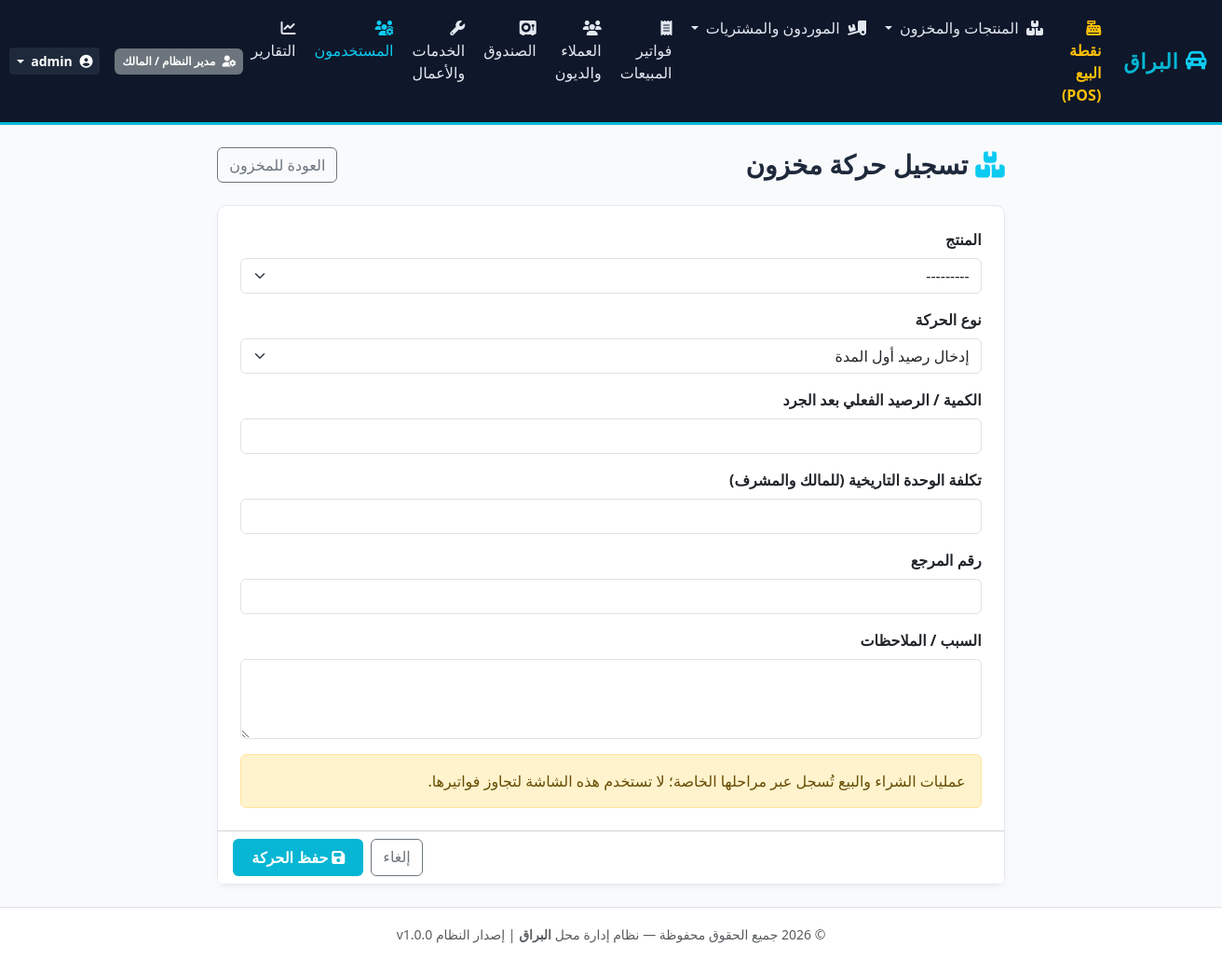
Screenshot of /inventory/movements/new/ (signed in) with the database file from the repository.
### apps/accounts/models.py (models this page shows, shortened)
class User(AbstractUser):
    role = models.CharField(
        max_length=30,
        choices=UserRole.choices,
        default=UserRole.CASHIER,
        verbose_name=_('الدور / الصلاحية')
    )
    phone = models.CharField(
        max_length=20,
        blank=True,
        null=True,
        verbose_name=_('رقم الهاتف')
    )
    created_at = models.DateTimeField(auto_now_add=True, verbose_name=_('تاريخ الإنشاء'))
    updated_at = models.DateTimeField(auto_now=True, verbose_name=_('تاريخ التحديث'))
    class Meta:
        verbose_name = _('مستخدم')
        verbose_name_plural = _('المستخدمون')
        ordering = ['-id']

### apps/inventory/views.py (the view)
# urls.py: path('movements/new/', views.inventory_movement_create_view, name='inventory_movement_create'),
@login_required
@role_required(UserRole.OWNER, UserRole.SHIFT_SUPERVISOR, UserRole.INVENTORY_CLERK)
def inventory_movement_create_view(request, product_id=None):
	can_edit_cost = request.user.is_superuser or request.user.role in [
		UserRole.OWNER,
		UserRole.SHIFT_SUPERVISOR,
	]
	initial = {}
	if product_id is not None:
		initial['product'] = get_object_or_404(Product, pk=product_id, is_active=True)
	if request.method == 'POST':
		form = InventoryMovementForm(request.POST, can_edit_cost=can_edit_cost)
		if form.is_valid():
			movement_type = form.cleaned_data['movement_type']
			product = form.cleaned_data['product']
			quantity = form.cleaned_data['quantity']
			notes = form.cleaned_data['notes']
			reference = form.cleaned_data['reference']
			unit_cost = form.cleaned_data.get('unit_cost') or 0
			if movement_type == MovementType.INITIAL and not can_edit_cost:
				form.add_error(None, 'إدخال الرصيد الافتتاحي يتطلب صلاحية المالك أو مشرف الوردية.')
			else:
				try:
					if movement_type == MovementType.ADJUSTMENT:
						movement = adjust_stock_to_count(
							product_id=product.pk,
							counted_quantity=quantity,
							actor=request.user,
							notes=notes,
							reference=reference,
							ip_address=request.META.get('REMOTE_ADDR'),
						)
					else:
						delta = -quantity if movement_type == MovementType.DAMAGE else quantity
						movement = record_movement(
							product_id=product.pk,
							movement_type=movement_type,
							quantity_delta=delta,
							actor=request.user,
							unit_cost=unit_cost,
							reference=reference,
							notes=notes,
							ip_address=request.META.get('REMOTE_ADDR'),
						)
				except ValidationError as error:
					form.add_error(None, error)
				else:
					messages.success(request, 'تم تسجيل حركة المخزون بنجاح.')
					return redirect('inventory_product_history', product_id=movement.product_id)
	else:
		form = InventoryMovementForm(initial=initial, can_edit_cost=can_edit_cost)
	return render(request, 'inventory/movement_form.html', {
		'form': form,
		'title': 'تسجيل حركة مخزون — البراق',
	})

### apps/accounts/permissions.py (called while the page is built)
def role_required(*allowed_roles):
    def decorator(view_func):
        @wraps(view_func)
        def _wrapped_view(request, *args, **kwargs):
            if not request.user.is_authenticated:
                from django.contrib.auth.views import redirect_to_login
                return redirect_to_login(request.get_full_path())
            if request.user.is_superuser or request.user.role == UserRole.OWNER or request.user.role in allowed_roles:
                return view_func(request, *args, **kwargs)
            raise PermissionDenied("عذرًا! ليس لديك الصلاحية الكافية للوصول إلى هذه الشاشة أو تنفيذ هذه العملية.")
        return _wrapped_view
    return decorator

### apps/core/context_processors.py (called while the page is built)
def shop_settings(request):
    return {
        'SHOP_NAME': getattr(settings, 'SHOP_NAME', 'البراق'),
        'SHOP_TAGLINE': getattr(settings, 'SHOP_TAGLINE', 'إكسسوارات، زينة، وخدمات السيارات الفنية والملصقات'),
        'SHOP_PHONE': getattr(settings, 'SHOP_PHONE', '0500000000'),
    }

### templates/inventory/movement_form.html (shortened to what this page needs)
{% extends 'layouts/base.html' %}
{% block content %}
<div class="row justify-content-center">
    <div class="col-lg-8">
        <div class="d-flex justify-content-between align-items-center mb-4">
            <h3 class="fw-bold mb-0"><i class="fa-solid fa-boxes-stacked text-info me-2"></i>تسجيل حركة مخزون</h3>
            <a href="{% url 'inventory_stock_list' %}" class="btn btn-outline-secondary">العودة للمخزون</a>
        </div>
        <form method="post" class="card card-alburaq">
            <div class="card-body p-4">
                {% for field in form %}
                    <div class="mb-3">
                        <label for="{{ field.id_for_label }}" class="form-label fw-bold">{{ field.label }}</label>
                        {{ field }}
                    </div>
                {% endfor %}
                <div class="alert alert-warning mb-0">عمليات الشراء والبيع تُسجل عبر مراحلها الخاصة؛ لا تستخدم هذه الشاشة لتجاوز فواتيرها.</div>
            </div>
            <div class="card-footer bg-white d-flex gap-2 justify-content-end">
                <a href="{% url 'inventory_stock_list' %}" class="btn btn-outline-secondary">إلغاء</a>
                <button type="submit" class="btn btn-alburaq fw-bold"><i class="fa-solid fa-floppy-disk me-1"></i>حفظ الحركة</button>
            </div>
        </form>
    </div>
</div>
{% endblock %}

### templates/layouts/base.html (shortened to what this page needs)
<!DOCTYPE html>
<html lang="ar" dir="rtl">
<head>
    <link rel="stylesheet" href="https://cdn.jsdelivr.net/npm/bootstrap@5.3.3/dist/css/bootstrap.rtl.min.css">
    <link rel="stylesheet" href="https://cdnjs.cloudflare.com/ajax/libs/font-awesome/6.5.1/css/all.min.css">
    <link rel="stylesheet" href="/static/css/alburaq_custom.css">
</head>
<body>
    <nav class="navbar navbar-expand-lg navbar-alburaq sticky-top">
        <div class="container-fluid px-3">
            <a class="navbar-brand d-flex align-items-center gap-2" href="{% url 'home' %}">
                <i class="fa-solid fa-car-rear text-info"></i>
                <span>{{ SHOP_NAME }}</span>
            </a>
            <div class="collapse navbar-collapse" id="alburaqNavbar">
                {% if user.is_authenticated %}
                <ul class="navbar-nav me-auto mb-2 mb-lg-0 gap-1">
                    <li class="nav-item">
                        <a class="nav-link text-warning fw-bold" href="{% url 'pos' %}">
                            <i class="fa-solid fa-cash-register me-1"></i> نقطة البيع (POS)
                        </a>
                    </li>
                    <li class="nav-item dropdown">
                        <a class="nav-link dropdown-toggle" href="#" data-bs-toggle="dropdown">
                            <i class="fa-solid fa-boxes-stacked me-1"></i> المنتجات والمخزون
                        </a>
                    </li>
                    {% if user.is_superuser or user.role == 'OWNER' or user.role == 'SHIFT_SUPERVISOR' %}
                    <li class="nav-item dropdown">
                        <a class="nav-link dropdown-toggle" href="#" data-bs-toggle="dropdown">
                            <i class="fa-solid fa-truck-ramp-box me-1"></i> الموردون والمشتريات
                        </a>
                    </li>
                    {% endif %}
                    {% if user.is_superuser or user.role == 'OWNER' or user.role == 'SHIFT_SUPERVISOR' or user.role == 'CASHIER' %}
                    <li class="nav-item">
                        <a class="nav-link" href="{% url 'sale_list' %}">
                            <i class="fa-solid fa-receipt me-1"></i> فواتير المبيعات
                        </a>
                    </li>
                    {% endif %}
                    {% if user.is_superuser or user.role == 'OWNER' or user.role == 'SHIFT_SUPERVISOR' %}
                    <li class="nav-item">
                        <a class="nav-link" href="{% url 'customer_list' %}">
                            <i class="fa-solid fa-users me-1"></i> العملاء والديون
                        </a>
                    </li>
                    {% endif %}
                    <li class="nav-item">
                        <a class="nav-link" href="#">
                            <i class="fa-solid fa-vault me-1"></i> الصندوق
                        </a>
                    </li>
                    <li class="nav-item">
                        <a class="nav-link" href="#">
                            <i class="fa-solid fa-wrench me-1"></i> الخدمات والأعمال
                        </a>
                    </li>
                    {% if user.is_superuser or user.role == 'OWNER' %}
                    <li class="nav-item">
                        <a class="nav-link text-info" href="{% url 'user_list' %}">
                            <i class="fa-solid fa-users-gear me-1"></i> المستخدمون
                        </a>
                    </li>
                    {% endif %}
                    <li class="nav-item">
                        <a class="nav-link" href="#">
                            <i class="fa-solid fa-chart-line me-1"></i> التقارير
                        </a>
                    </li>
                </ul>
                <div class="d-flex align-items-center gap-3">
                    <span class="badge bg-secondary p-2">
                        <i class="fa-solid fa-user-gear me-1"></i> {{ user.get_role_display }}
                    </span>
                    <div class="dropdown">
                        <button class="btn btn-navy btn-sm dropdown-toggle text-white fw-bold" type="button" data-bs-toggle="dropdown" aria-expanded="false">
                            <i class="fa-solid fa-circle-user me-1"></i> {{ user.username }}
                        </button>
                    </div>
                </div>
                {% else %}
                <div class="ms-auto">
                    <a href="{% url 'login' %}" class="btn btn-alburaq btn-sm">
                        <i class="fa-solid fa-right-to-bracket me-1"></i> تسجيل الدخول
                    </a>
                </div>
                {% endif %}
            </div>
        </div>
    </nav>
    <main class="container-fluid py-4 px-3">
        {% block content %}{% endblock %}
    </main>
    <footer class="footer mt-auto py-3 bg-white border-top text-center text-muted">
        <div class="container">
            <small>© 2026 جميع الحقوق محفوظة — نظام إدارة محل <strong>{{ SHOP_NAME }}</strong> | إصدار النظام v1.0.0</small>
        </div>
    </footer>
</body>
</html>

### static/css/alburaq_custom.css (style rules this page uses)
:root { --alburaq-navy-dark: #0f172a; --alburaq-navy: #1e293b; --alburaq-navy-light: #334155; --alburaq-cyan: #06b6d4; --alburaq-cyan-dark: #0891b2; --alburaq-cyan-light: #67e8f9; --alburaq-bg: #f8fafc; --alburaq-card-bg: #ffffff; --alburaq-text: #1e293b; --alburaq-muted: #64748b; --alburaq-success: #10b981; --alburaq-warning: #f59e0b; --alburaq-danger: #ef4444; }
body { font-family: 'Segoe UI', Tahoma, Geneva, Verdana, sans-serif; direction: rtl; text-align: right; background-color: var(--alburaq-bg); color: var(--alburaq-text); margin: 0; padding: 0; }
.navbar-alburaq { background-color: var(--alburaq-navy-dark); border-bottom: 3px solid var(--alburaq-cyan); }
.navbar-alburaq .navbar-brand { color: #ffffff; font-weight: 700; font-size: 1.4rem; letter-spacing: 0.5px; }
.navbar-alburaq .navbar-brand span { color: var(--alburaq-cyan); }
.navbar-alburaq .nav-link { color: #e2e8f0; font-weight: 500; padding: 0.6rem 1rem; transition: all 0.2s ease; }
.btn-alburaq { background-color: var(--alburaq-cyan); color: #ffffff; font-weight: 600; border: none; padding: 0.5rem 1.25rem; border-radius: 6px; transition: background-color 0.2s ease; }
.btn-navy { background-color: var(--alburaq-navy); color: #ffffff; font-weight: 600; border: none; }
.card-alburaq { background-color: var(--alburaq-card-bg); border: 1px solid #e2e8f0; border-radius: 10px; box-shadow: 0 4px 6px -1px rgba(0, 0, 0, 0.05); }

### rows the page displays
User: last_name "البراق", role "مدير النظام / المالك", username "admin"

### other values shown
{{ field.label }} "المنتج" "نوع الحركة" "الكمية / الرصيد الفعلي بعد الجرد" "تكلفة الوحدة التاريخية (للمالك والمشرف)" "رقم المرجع" "السبب / الملاحظات"
